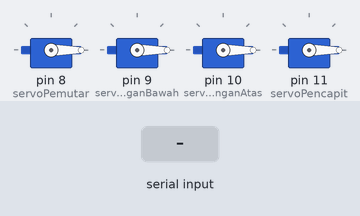
This sketch was run on a simulated Arduino Uno, built with avr-gcc and run on an emulated ATmega328P. Parts: 4 × servo. The inputs (shaded band) are chosen by the test bench.

Above: at 1.2 s.
1.3 s: "90,45,200\n" received over Serial
At 2.7 s:
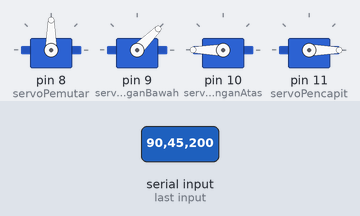
3.0 s: "30,150,10\n" received over Serial
At 4.2 s:
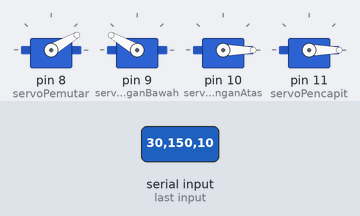
4.5 s: "90,45\n" received over Serial
At 5.4 s:
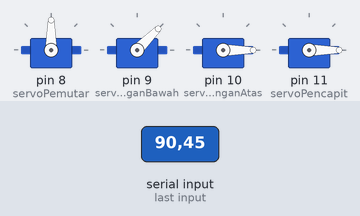
6.0 s: "90\n" received over Serial
At 6.6 s:
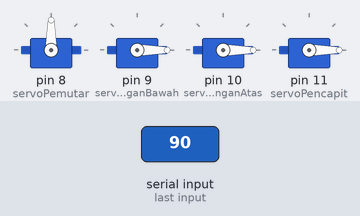
7.5 s: "200\n" received over Serial
At 8.7 s:
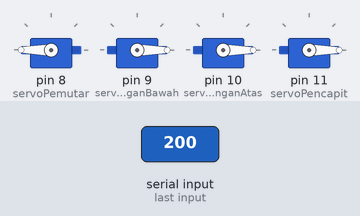
9.0 s: "30,150\n" received over Serial
At 10.1 s:
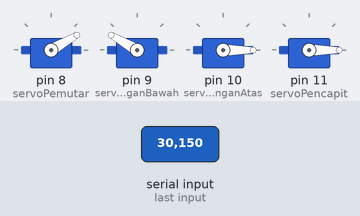
Timing chart, 0 to 11.5 s (numbered marks = the images above; inputs shaded):
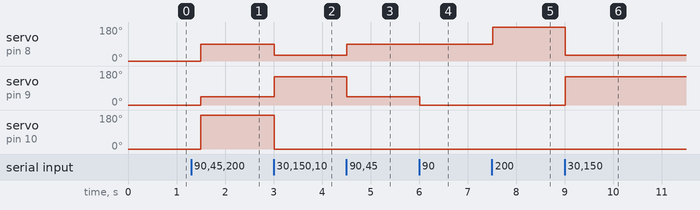

Measured:
- after the input at 1.3 s, servo on pin 8 (servoPemutar): 0° → 90° after 0.20 s; servo on pin 9 (servoLenganBawah): 0° → 45° after 0.20 s; servo on pin 10 (servoLenganAtas): 0° → 180° after 0.20 s
- after the input at 3.0 s, servo on pin 8 (servoPemutar): 90° → 30° at once; servo on pin 9 (servoLenganBawah): 45° → 150° at once; servo on pin 10 (servoLenganAtas): 180° → 0° at once
- after the input at 4.5 s, servo on pin 8 (servoPemutar): 30° → 90° at once; servo on pin 9 (servoLenganBawah): 150° → 45° at once
- after the input at 6.0 s, servo on pin 9 (servoLenganBawah): 45° → 0° at once
- after the input at 7.5 s, servo on pin 8 (servoPemutar): 90° → 180° at once
- after the input at 9.0 s, servo on pin 8 (servoPemutar): 180° → 30° at once; servo on pin 9 (servoLenganBawah): 0° → 150° at once

The sketch:

robot_arm.ino
```cpp
#include <Servo.h>

Servo servoPemutar;
Servo servoLenganBawah;
Servo servoLenganAtas;
Servo servoPencapit;

int servoPositions[4];

void setup() {
  Serial.begin(9600);
  servoPemutar.attach(8);
  servoLenganBawah.attach(9);
  servoLenganAtas.attach(10);
  servoPencapit.attach(11);
}

void loop() {
  while(Serial.available()){
    String input = Serial.readStringUntil('\n');
    servoPositions[0] = input.substring(0,3).toInt();
    servoPositions[1] = input.substring(3,6).toInt();
    servoPositions[2] = input.substring(6,9).toInt();
    servoPositions[3] = input.substring(9,12).toInt();
  }

  servoPemutar.write(servoPositions[0]);
  servoLenganBawah.write(servoPositions[1]);
  servoLenganAtas.write(servoPositions[2]);
  servoPencapit.write(servoPositions[3]);

  delay(500);
}
```
